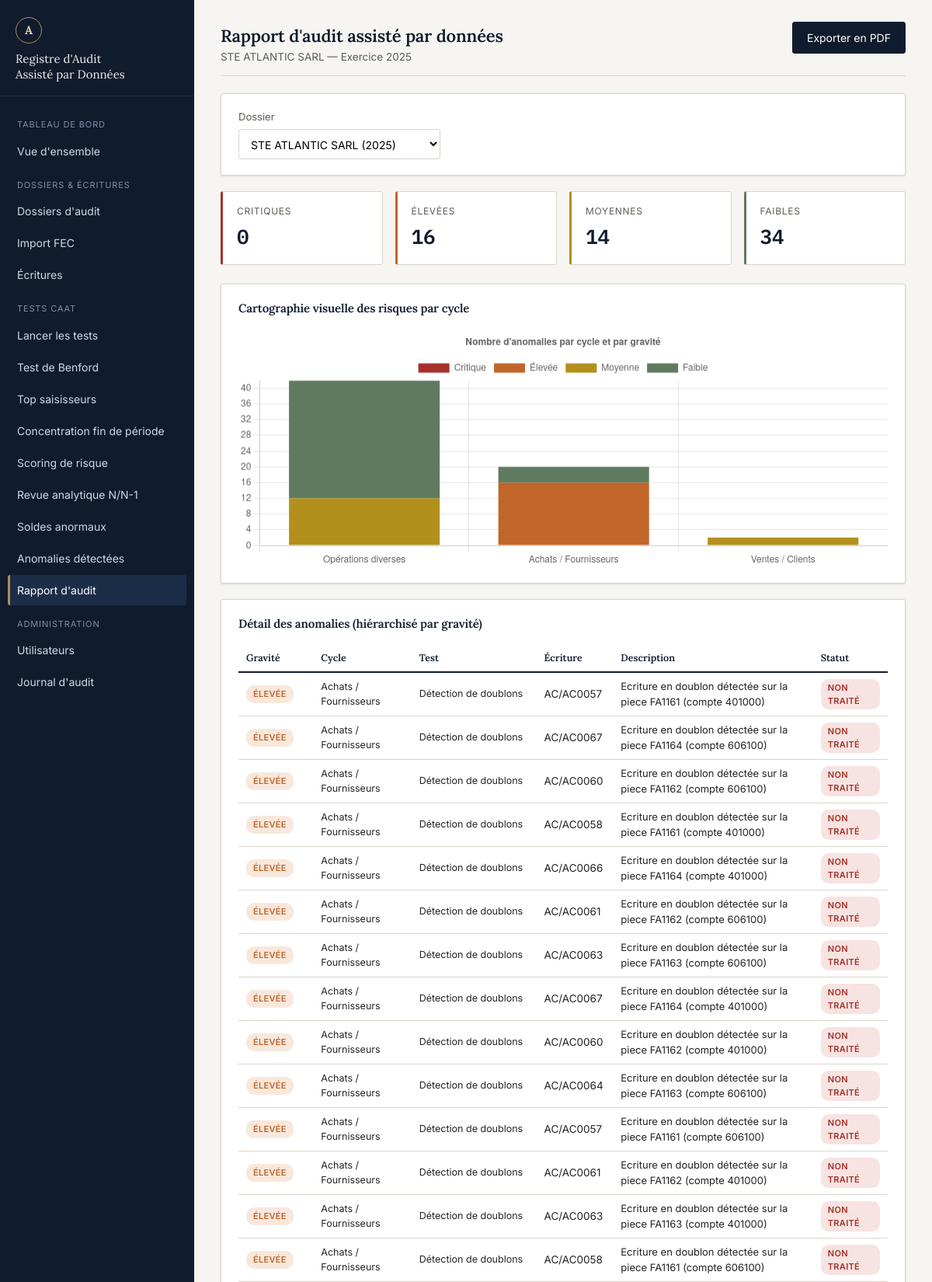
The page /modules/rapport/rapport.php (signed in, upper part) on the database its author committed.
### tables this page shows
CREATE TABLE dossiers_audit (
    id              INT AUTO_INCREMENT PRIMARY KEY,
    nom_client      VARCHAR(150) NOT NULL,
    exercice        VARCHAR(9) NOT NULL,              
    date_debut      DATE NOT NULL,
    date_fin        DATE NOT NULL,
    statut          ENUM('ouvert','en_cours','cloture') NOT NULL DEFAULT 'ouvert',
    utilisateur_id  INT NOT NULL,                     
    date_creation   DATETIME NOT NULL DEFAULT CURRENT_TIMESTAMP,
    CONSTRAINT fk_dossiers_utilisateur FOREIGN KEY (utilisateur_id) REFERENCES utilisateurs(id)
        ON UPDATE CASCADE ON DELETE RESTRICT
);

CREATE TABLE anomalies (
    id                INT AUTO_INCREMENT PRIMARY KEY,
    dossier_id        INT NOT NULL,
    ecriture_id       BIGINT,
    type_test_id      INT NOT NULL,
    gravite           ENUM('faible','moyenne','elevee','critique') NOT NULL DEFAULT 'moyenne',
    description       VARCHAR(500) NOT NULL,
    date_detection    DATETIME NOT NULL DEFAULT CURRENT_TIMESTAMP,
    statut_traitement ENUM('non_traite','en_cours','traite','ecarte') NOT NULL DEFAULT 'non_traite',
    traite_par        INT,
    date_traitement   DATETIME,
    commentaire       VARCHAR(500),
    CONSTRAINT fk_anomalies_dossier FOREIGN KEY (dossier_id) REFERENCES dossiers_audit(id)
        ON UPDATE CASCADE ON DELETE CASCADE,
    CONSTRAINT fk_anomalies_ecriture FOREIGN KEY (ecriture_id) REFERENCES ecritures(id)
        ON UPDATE CASCADE ON DELETE SET NULL,
    CONSTRAINT fk_anomalies_test FOREIGN KEY (type_test_id) REFERENCES types_tests(id)
        ON UPDATE CASCADE ON DELETE RESTRICT,
    CONSTRAINT fk_anomalies_traite_par FOREIGN KEY (traite_par) REFERENCES utilisateurs(id)
        ON UPDATE CASCADE ON DELETE SET NULL,
    INDEX idx_anomalies_gravite (gravite),
    INDEX idx_anomalies_statut (statut_traitement)
);

CREATE TABLE ecritures (
    id              BIGINT AUTO_INCREMENT PRIMARY KEY,
    fec_id          INT NOT NULL,
    journal_code    VARCHAR(10) NOT NULL,
    journal_lib     VARCHAR(100),
    ecriture_num    VARCHAR(30) NOT NULL,
    ecriture_date   DATE NOT NULL,
    compte_num      VARCHAR(20) NOT NULL,
    compte_lib      VARCHAR(150),
    comp_aux_num    VARCHAR(20),
    comp_aux_lib    VARCHAR(150),
    piece_ref       VARCHAR(50),
    piece_date      DATE,
    ecriture_lib    VARCHAR(255),
    debit           DECIMAL(15,2) NOT NULL DEFAULT 0,
    credit          DECIMAL(15,2) NOT NULL DEFAULT 0,
    lettrage        VARCHAR(20),
    date_lettrage   DATE,
    valid_date      DATE,
    montant_devise  DECIMAL(15,2),
    idevise         VARCHAR(10),
    saisi_par       VARCHAR(50),
    date_saisie     DATETIME,
    CONSTRAINT fk_ecritures_fec FOREIGN KEY (fec_id) REFERENCES fichiers_fec(id)
        ON UPDATE CASCADE ON DELETE CASCADE,
    INDEX idx_ecritures_compte (compte_num),
    INDEX idx_ecritures_date (ecriture_date),
    INDEX idx_ecritures_piece (piece_ref),
    INDEX idx_ecritures_journal_num (journal_code, ecriture_num),
    INDEX idx_ecritures_saisi_par (saisi_par)
);

CREATE TABLE types_tests (
    id             INT AUTO_INCREMENT PRIMARY KEY,
    code           VARCHAR(40) NOT NULL UNIQUE,      
    libelle        VARCHAR(150) NOT NULL,
    description    VARCHAR(500),
    gravite_defaut ENUM('faible','moyenne','elevee','critique') NOT NULL DEFAULT 'moyenne',
    actif          TINYINT(1) NOT NULL DEFAULT 1
);

### includes/cycles.php (called while the page is built, shortened)
<?php
function determinerCycle(?string $journalCode, ?string $compteNum): string
{
    if ($journalCode) {
        $map = [
            'AC' => 'Achats / Fournisseurs',
            'VE' => 'Ventes / Clients',
            'BQ' => 'Trésorerie',
            'CA' => 'Trésorerie',
            'OD' => 'Opérations diverses',
        ];
        if (isset($map[$journalCode])) {
            return $map[$journalCode];
        }
    }
    return 'Global / Autre';
}
function poidsGravite(string $gravite): int
{
    return match ($gravite) {
        'critique' => 4,
        'elevee'   => 3,
        'moyenne'  => 2,
        'faible'   => 1,
        default    => 0,
    };
}

### modules/rapport/rapport.php (the view, shortened to what this page needs)
<?php
require_once __DIR__ . '/../../includes/cycles.php';
$pdo = Database::getConnexion();
$dossiers = $pdo->query('SELECT id, nom_client, exercice FROM dossiers_audit ORDER BY nom_client')->fetchAll();
$dossierId = filter_input(INPUT_GET, 'dossier_id', FILTER_VALIDATE_INT) ?: ($dossiers[0]['id'] ?? null);
$dossierActuel = null;
foreach ($dossiers as $d) {
    if ((int) $d['id'] === (int) $dossierId) { $dossierActuel = $d; break; }
}
$anomalies = [];
if ($dossierId) {
    $stmt = $pdo->prepare(
        "SELECT a.id, a.gravite, a.description, a.date_detection, a.statut_traitement,
                tt.libelle AS test_libelle, e.journal_code, e.compte_num, e.ecriture_num
         FROM anomalies a
         JOIN types_tests tt ON tt.id = a.type_test_id
         LEFT JOIN ecritures e ON e.id = a.ecriture_id
         WHERE a.dossier_id = :d
         ORDER BY FIELD(a.gravite,'critique','elevee','moyenne','faible'), a.date_detection DESC"
    );
    $stmt->execute(['d' => $dossierId]);
    $anomalies = $stmt->fetchAll();
}
$parGravite = ['critique' => 0, 'elevee' => 0, 'moyenne' => 0, 'faible' => 0];
foreach ($anomalies as $a) {
    $parGravite[$a['gravite']]++;
}
$parCycle = [];
foreach ($anomalies as $a) {
    $cycle = determinerCycle($a['journal_code'], $a['compte_num']);
    if (!isset($parCycle[$cycle])) {
        $parCycle[$cycle] = ['critique' => 0, 'elevee' => 0, 'moyenne' => 0, 'faible' => 0, 'score' => 0, 'total' => 0];
    }
    $parCycle[$cycle][$a['gravite']]++;
    $parCycle[$cycle]['score'] += poidsGravite($a['gravite']);
    $parCycle[$cycle]['total']++;
}
uasort($parCycle, fn($a, $b) => $b['score'] <=> $a['score']);
$libellesGravite = ['critique' => 'Critique', 'elevee' => 'Élevée', 'moyenne' => 'Moyenne', 'faible' => 'Faible'];
$libellesStatut  = ['non_traite' => 'Non traité', 'en_cours' => 'En cours', 'traite' => 'Traité', 'ecarte' => 'Écarté'];
require __DIR__ . '/../../includes/header.php';
?>
<div class="app-shell">
  <?php require __DIR__ . '/../../includes/sidebar.php'; ?>
  <div class="contenu">
    <div class="topbar">
      <div>
        <h1 style="margin:0;font-size:22px;">Rapport d'audit assisté par données</h1>
        <?php if ($dossierActuel): ?>
          <div style="color:var(--texte-att);font-size:13.5px;">
            <?= htmlspecialchars($dossierActuel['nom_client'], ENT_QUOTES, 'UTF-8') ?> — Exercice <?= htmlspecialchars($dossierActuel['exercice'], ENT_QUOTES, 'UTF-8') ?>
          </div>
        <?php endif; ?>
      </div>
      <a class="btn" href="export_pdf.php?dossier_id=<?= (int) $dossierId ?>">Exporter en PDF</a>
    </div>
    <div class="carte">
      <form method="get" style="display:flex;gap:10px;align-items:flex-end;">
        <div class="champ" style="margin-bottom:0;min-width:260px;">
          <label for="dossier_id">Dossier</label>
          <select name="dossier_id" id="dossier_id" onchange="this.form.submit()">
            <?php foreach ($dossiers as $d): ?>
              <option value="<?= (int) $d['id'] ?>" <?= (int) $d['id'] === (int) $dossierId ? 'selected' : '' ?>>
                <?= htmlspecialchars($d['nom_client'] . ' (' . $d['exercice'] . ')', ENT_QUOTES, 'UTF-8') ?>
              </option>
            <?php endforeach; ?>
          </select>
        </div>
      </form>
    </div>
    <div class="grille-stats">
      <div class="stat" style="border-left-color:var(--risque-critique);">
        <div class="stat-label">Critiques</div>
        <div class="stat-valeur chiffre"><?= $parGravite['critique'] ?></div>
      </div>
      <div class="stat" style="border-left-color:var(--risque-elevee);">
        <div class="stat-label">Élevées</div>
        <div class="stat-valeur chiffre"><?= $parGravite['elevee'] ?></div>
      </div>
      <div class="stat" style="border-left-color:var(--risque-moyenne);">
        <div class="stat-label">Moyennes</div>
        <div class="stat-valeur chiffre"><?= $parGravite['moyenne'] ?></div>
      </div>
      <div class="stat" style="border-left-color:var(--risque-faible);">
        <div class="stat-label">Faibles</div>
        <div class="stat-valeur chiffre"><?= $parGravite['faible'] ?></div>
      </div>
    </div>
    <div class="carte">
      <h3 style="margin-top:0;font-size:15px;">Cartographie visuelle des risques par cycle</h3>
      <?php if (empty($parCycle)): ?>
        <div class="alerte alerte-info" style="margin-bottom:0;">Aucune anomalie détectée pour ce dossier.</div>
      <?php else: ?>
        <canvas id="graphCycles" height="110"></canvas>
      <?php endif; ?>
    </div>
    <div class="carte">
      <h3 style="margin-top:0;font-size:15px;">Détail des anomalies (hiérarchisé par gravité)</h3>
      <table class="table-audit">
        <thead><tr><th>Gravité</th><th>Cycle</th><th>Test</th><th>Écriture</th><th>Description</th><th>Statut</th></tr></thead>
        <tbody>
          <?php foreach ($anomalies as $a): ?>
            <tr>
              <td><span class="badge badge-<?= $a['gravite'] ?>"><?= $libellesGravite[$a['gravite']] ?></span></td>
              <td style="font-size:12.5px;"><?= htmlspecialchars(determinerCycle($a['journal_code'], $a['compte_num']), ENT_QUOTES, 'UTF-8') ?></td>
              <td style="font-size:12.5px;"><?= htmlspecialchars($a['test_libelle'], ENT_QUOTES, 'UTF-8') ?></td>
              <td><?= $a['ecriture_num'] ? htmlspecialchars($a['journal_code'] . '/' . $a['ecriture_num'], ENT_QUOTES, 'UTF-8') : '—' ?></td>
              <td style="font-size:13px;max-width:380px;"><?= htmlspecialchars($a['description'], ENT_QUOTES, 'UTF-8') ?></td>
              <td><span class="badge badge-<?= ['non_traite'=>'critique','en_cours'=>'moyenne','traite'=>'ok','ecarte'=>'faible'][$a['statut_traitement']] ?>"><?= $libellesStatut[$a['statut_traitement']] ?></span></td>
            </tr>
          <?php endforeach; ?>
        </tbody>
      </table>
    </div>
  </div>
</div>
<?php if (!empty($parCycle)): ?>
<script>
  const cycles = <?= json_encode(array_keys($parCycle), JSON_UNESCAPED_UNICODE) ?>;
  const critique = <?= json_encode(array_column($parCycle, 'critique')) ?>;
  const elevee   = <?= json_encode(array_column($parCycle, 'elevee')) ?>;
  const moyenne  = <?= json_encode(array_column($parCycle, 'moyenne')) ?>;
  const faible   = <?= json_encode(array_column($parCycle, 'faible')) ?>;
  new Chart(document.getElementById('graphCycles'), {
    type: 'bar',
    data: {
      labels: cycles,
      datasets: [
        { label: 'Critique', data: critique, backgroundColor: '#a5312a' },
        { label: 'Élevée', data: elevee, backgroundColor: '#c0662a' },
        { label: 'Moyenne', data: moyenne, backgroundColor: '#b3901c' },
        { label: 'Faible', data: faible, backgroundColor: '#5f7a5f' }
      ]
    },
    options: {
      scales: { x: { stacked: true }, y: { stacked: true, beginAtZero: true, ticks: { stepSize: 1 } } },
      plugins: { title: { display: true, text: 'Nombre d\'anomalies par cycle et par gravité' } }
    }
  });
</script>
<?php endif; ?>
<?php require __DIR__ . '/../../includes/footer.php'; ?>

### assets/css/style.css (style rules this page uses)
:root { --encre-900: #101b2d; --encre-700: #1c2d47; --encre-500: #35507a; --papier: #f6f5f1; --papier-2: #ecebe4; --ligne: #d8d5c9; --texte: #232323; --texte-att: #5c5c56; --or: #b08d57; --or-clair: #e4d3ae; --risque-critique: #a5312a; --risque-elevee: #c0662a; --risque-moyenne: #b3901c; --risque-faible: #5f7a5f; --ok: #3d6b4f; --rayon: 3px; --ombre: 0 1px 3px rgba(16, 27, 45, 0.12); }
* { box-sizing: border-box; }
body { margin: 0; background: var(--papier); color: var(--texte); font-family: 'Inter', system-ui, -apple-system, sans-serif; font-size: 15px; line-height: 1.5; }
h1, h2, h3, .titre-serif { font-family: 'Lora', Georgia, serif; color: var(--encre-900); font-weight: 600; letter-spacing: -0.01em; }
.chiffre, table td.montant, .stat-valeur { font-family: 'IBM Plex Mono', 'Courier New', monospace; font-variant-numeric: tabular-nums; }
a { color: var(--encre-500); }
.app-shell { display: flex; min-height: 100vh; }
.contenu { flex: 1; min-width: 0; padding: 28px 34px 50px; }
.topbar { display: flex; justify-content: space-between; align-items: baseline; margin-bottom: 22px; border-bottom: 1px solid var(--ligne); padding-bottom: 14px; }
.carte { background: #fff; border: 1px solid var(--ligne); border-radius: var(--rayon); box-shadow: var(--ombre); padding: 20px 22px; margin-bottom: 20px; }
.grille-stats { display: grid; grid-template-columns: repeat(auto-fit, minmax(200px, 1fr)); gap: 16px; margin-bottom: 24px; }
.stat { background: #fff; border: 1px solid var(--ligne); border-left: 3px solid var(--or); border-radius: var(--rayon); padding: 16px 18px; }
.stat-label { font-size: 12px; text-transform: uppercase; letter-spacing: 0.06em; color: var(--texte-att); }
.stat-valeur { font-size: 26px; color: var(--encre-900); font-weight: 600; margin-top: 4px; }
.badge { display: inline-block; font-size: 11px; font-weight: 600; padding: 3px 9px; border-radius: 10px; text-transform: uppercase; letter-spacing: 0.03em; }
.badge-critique { background: #f7e3e1; color: var(--risque-critique); }
.badge-elevee { background: #f8e8dc; color: var(--risque-elevee); }
table.table-audit { width: 100%; border-collapse: collapse; font-size: 13.5px; }
table.table-audit th { text-align: left; font-family: 'Lora', serif; font-weight: 600; font-size: 12.5px; color: var(--encre-900); border-bottom: 2px solid var(--encre-900); padding: 8px 10px; }
table.table-audit td { padding: 8px 10px; border-bottom: 1px solid var(--ligne); }
.btn { display: inline-block; padding: 9px 18px; border-radius: var(--rayon); border: 1px solid var(--encre-900); background: var(--encre-900); color: #fff; font-size: 14px; cursor: pointer; text-decoration: none; }
.champ { margin-bottom: 16px; }
.champ label { display: block; font-size: 13px; color: var(--texte-att); margin-bottom: 5px; }
.champ input, .champ select { width: 100%; padding: 9px 11px; border: 1px solid var(--ligne); border-radius: var(--rayon); font-size: 14px; font-family: inherit; background: #fff; }

### rows shown on the page
dossiers_audit: nom_client "STE ATLANTIC SARL", exercice "2025"
anomalies: gravite "ÉLEVÉE", ecriture.compte_num "Achats / Fournisseurs", type_test.libelle "Détection de doublons", ecriture.ecriture_num "AC/AC0057", description "Ecriture en doublon détectée sur la piece FA1161 (compte 401000)", statut_traitement "NON TRAITÉ"
anomalies: gravite "ÉLEVÉE", ecriture.compte_num "Achats / Fournisseurs", type_test.libelle "Détection de doublons", ecriture.ecriture_num "AC/AC0067", description "Ecriture en doublon détectée sur la piece FA1164 (compte 606100)", statut_traitement "NON TRAITÉ"
anomalies: gravite "ÉLEVÉE", ecriture.compte_num "Achats / Fournisseurs", type_test.libelle "Détection de doublons", ecriture.ecriture_num "AC/AC0060", description "Ecriture en doublon détectée sur la piece FA1162 (compte 606100)", statut_traitement "NON TRAITÉ"
anomalies: gravite "ÉLEVÉE", ecriture.compte_num "Achats / Fournisseurs", type_test.libelle "Détection de doublons", ecriture.ecriture_num "AC/AC0058", description "Ecriture en doublon détectée sur la piece FA1161 (compte 401000)", statut_traitement "NON TRAITÉ"
anomalies: gravite "ÉLEVÉE", ecriture.compte_num "Achats / Fournisseurs", type_test.libelle "Détection de doublons", ecriture.ecriture_num "AC/AC0066", description "Ecriture en doublon détectée sur la piece FA1164 (compte 401000)", statut_traitement "NON TRAITÉ"
anomalies: gravite "ÉLEVÉE", ecriture.compte_num "Achats / Fournisseurs", type_test.libelle "Détection de doublons", ecriture.ecriture_num "AC/AC0061", description "Ecriture en doublon détectée sur la piece FA1162 (compte 606100)", statut_traitement "NON TRAITÉ"
anomalies: gravite "ÉLEVÉE", ecriture.compte_num "Achats / Fournisseurs", type_test.libelle "Détection de doublons", ecriture.ecriture_num "AC/AC0063", description "Ecriture en doublon détectée sur la piece FA1163 (compte 606100)", statut_traitement "NON TRAITÉ"
anomalies: gravite "ÉLEVÉE", ecriture.compte_num "Achats / Fournisseurs", type_test.libelle "Détection de doublons", ecriture.ecriture_num "AC/AC0067", description "Ecriture en doublon détectée sur la piece FA1164 (compte 401000)", statut_traitement "NON TRAITÉ"
anomalies: gravite "ÉLEVÉE", ecriture.compte_num "Achats / Fournisseurs", type_test.libelle "Détection de doublons", ecriture.ecriture_num "AC/AC0060", description "Ecriture en doublon détectée sur la piece FA1162 (compte 401000)", statut_traitement "NON TRAITÉ"
anomalies: gravite "ÉLEVÉE", ecriture.compte_num "Achats / Fournisseurs", type_test.libelle "Détection de doublons", ecriture.ecriture_num "AC/AC0064", description "Ecriture en doublon détectée sur la piece FA1163 (compte 606100)", statut_traitement "NON TRAITÉ"
anomalies: gravite "ÉLEVÉE", ecriture.compte_num "Achats / Fournisseurs", type_test.libelle "Détection de doublons", ecriture.ecriture_num "AC/AC0057", description "Ecriture en doublon détectée sur la piece FA1161 (compte 606100)", statut_traitement "NON TRAITÉ"
anomalies: gravite "ÉLEVÉE", ecriture.compte_num "Achats / Fournisseurs", type_test.libelle "Détection de doublons", ecriture.ecriture_num "AC/AC0061", description "Ecriture en doublon détectée sur la piece FA1162 (compte 401000)", statut_traitement "NON TRAITÉ"
anomalies: gravite "ÉLEVÉE", ecriture.compte_num "Achats / Fournisseurs", type_test.libelle "Détection de doublons", ecriture.ecriture_num "AC/AC0063", description "Ecriture en doublon détectée sur la piece FA1163 (compte 401000)", statut_traitement "NON TRAITÉ"
anomalies: gravite "ÉLEVÉE", ecriture.compte_num "Achats / Fournisseurs", type_test.libelle "Détection de doublons", ecriture.ecriture_num "AC/AC0058", description "Ecriture en doublon détectée sur la piece FA1161 (compte 606100)", statut_traitement "NON TRAITÉ"

### other values the page prints
$parGravite['critique'] "0"
$parGravite['elevee'] "16"
$parGravite['moyenne'] "14"
$parGravite['faible'] "34"
form field dossier_id "STE ATLANTIC SARL (2025)"
chart data {{ json_encode(array_column($parCycle, 'critique')) }} [0,0,0]
chart data {{ json_encode(array_column($parCycle, 'elevee')) }} [0,16,0]
chart data {{ json_encode(array_column($parCycle, 'moyenne')) }} [12,0,2]
